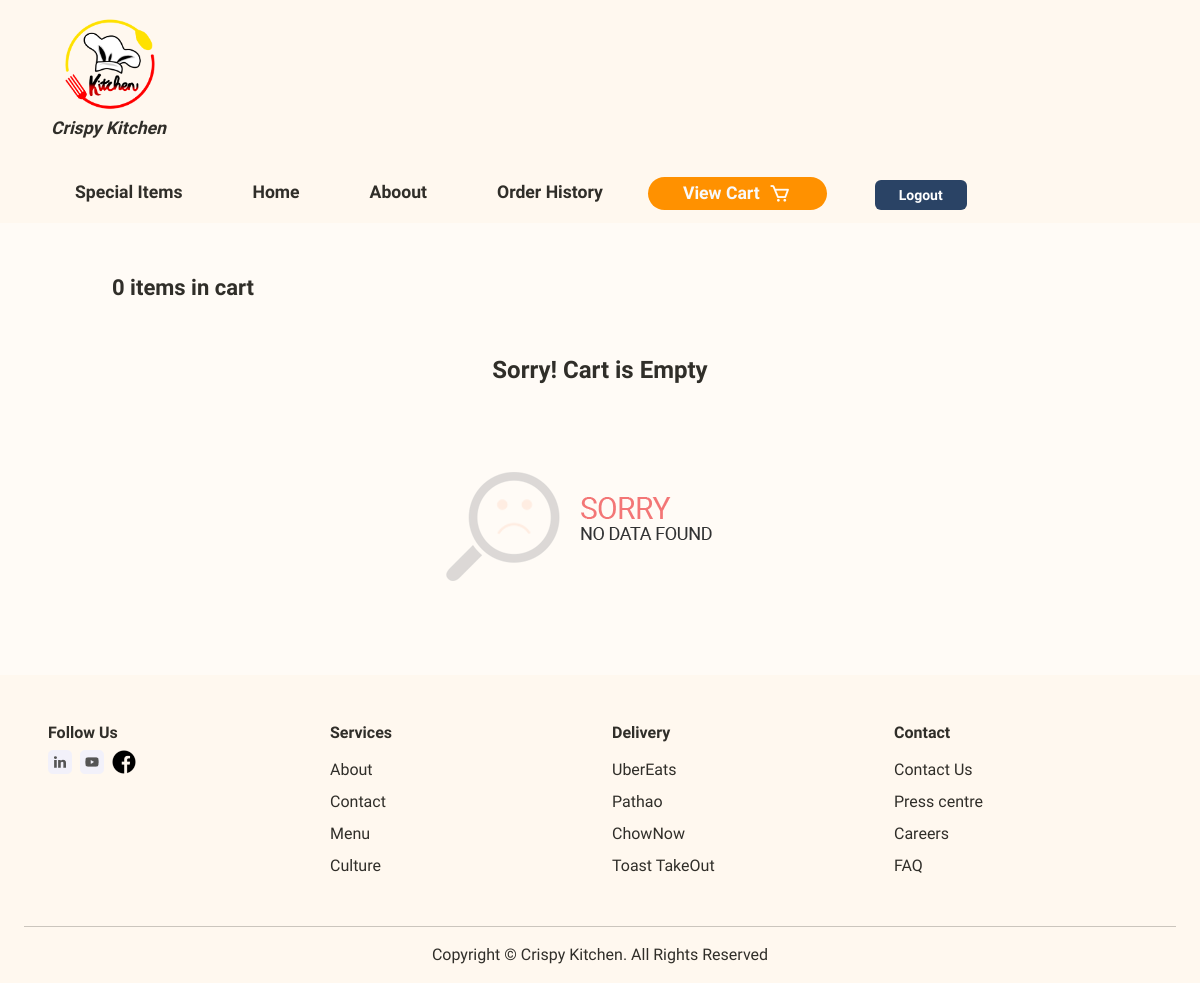
Page /cart_report/ (signed in) on the earlier database version.
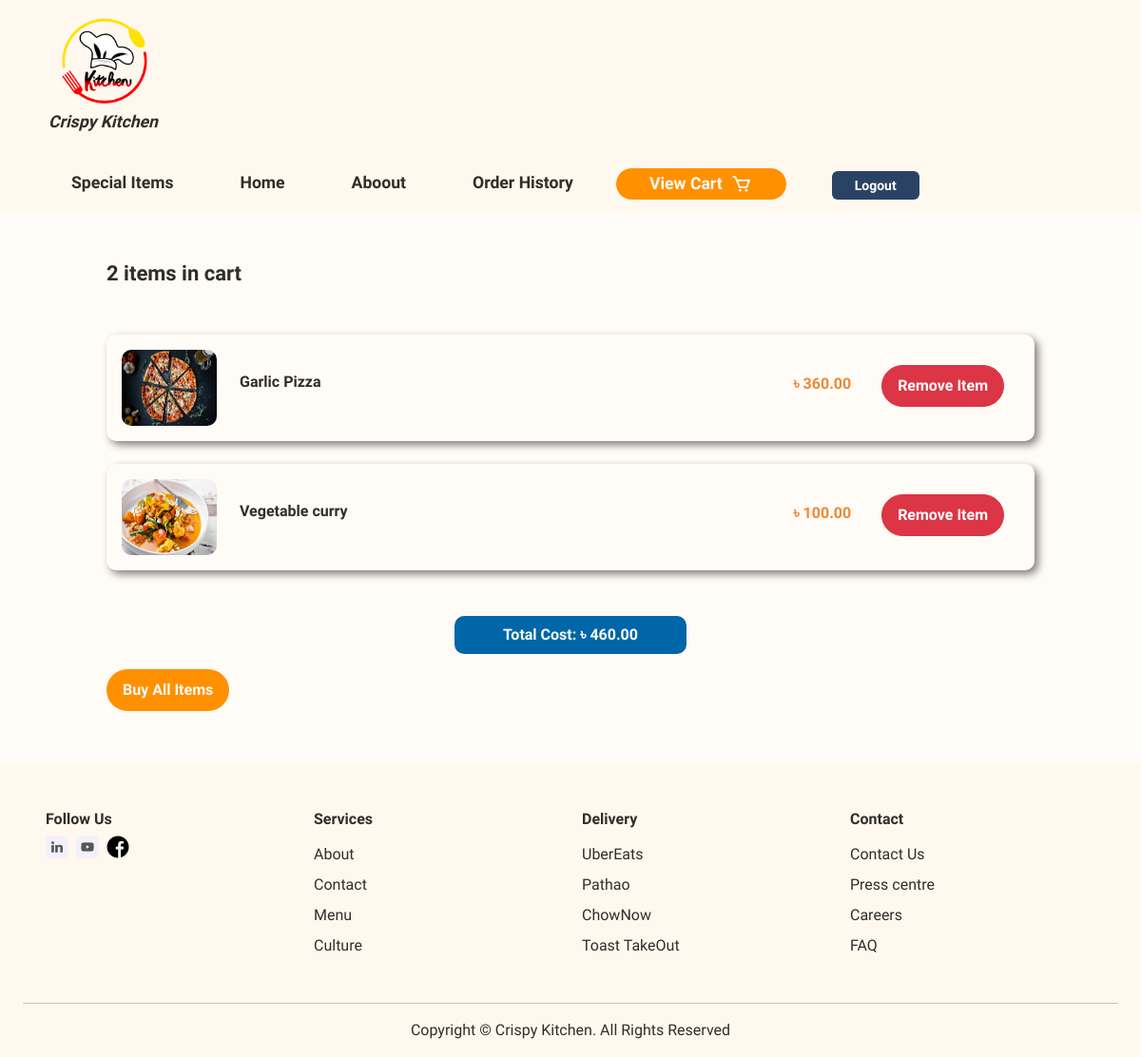
Same page on the later database version.
### user/models.py (models this page shows)
class Cart(models.Model):
    user = models.ForeignKey(User, on_delete=models.CASCADE)
    food = models.ForeignKey(Food, on_delete=models.CASCADE)
    food_price = models.DecimalField(max_digits=7, decimal_places=2, null=True, blank=True)

### food/models.py (models this page shows, shortened)
class Food(models.Model):
    name = models.CharField(max_length=60)
    price = models.DecimalField(max_digits=8, decimal_places=2)
    image = models.ImageField(upload_to='food/media/uploads')
    description = models.TextField()
    category = models.ManyToManyField(Category)
    is_special = models.BooleanField(default=False)
    discount_percentage = models.PositiveIntegerField(default=0)
    discount_price = models.DecimalField(max_digits=8, decimal_places=2,  null=True, blank=True)

### user/views.py (the view)
# urls.py: path('cart_report/', CartReport.as_view(), name='cart_report'),
class CartReport(LoginRequiredMixin, ListView):
    template_name = 'cart.html'
    model = Cart
    context_object_name = 'CartReport'
    def get_queryset(self):
        user = self.request.user
        queryset = Cart.objects.filter(user=user)
        return queryset
    def get_context_data(self, **kwargs):
        context = super().get_context_data(**kwargs)
        total_cost = 0
        for cart in context['CartReport']:
            if cart.food.discount_price is not None:
                total_cost += cart.food.discount_price
            else:
                total_cost += cart.food_price
        context['total_cost'] = total_cost
        return context

### user/templates/cart.html (shortened to what this page needs)
{% extends 'base.html' %}
{% load static %}
{% block content %}
  <div class="mt-5 container">
    <p class="mb-5 fw-bold" style="font-size: 22px;">{{CartReport | length}} items in cart</p>
    <div class="mb-5">
      {% for f in CartReport %}
      <div class="">
      <div class="mb-4">
          <div class="d-flex justify-content-between p-3" style="box-shadow: 4px 4px 8px gray; border-radius: 10px;">
            <div class="d-flex">
              <img src="{{f.food.image.url}}" class="" alt="{{f.name}}" style="width: 100px; height: 80px; border-radius: 10px;">
              <div><h5 class="card-title mt-4 fw-bold fs-6 ms-4">{{f.food.name}}</h5></div>
            </div>
            <div class="d-flex justify-content-between">
              {% if f.food.discount_price %}
                <p class="fw-bold mt-4 pe-3 text-orange-500 ms-5">৳ {{f.food.discount_price}}</p>
              {% else %}
                <p class="fw-bold mt-4 pe-3 text-orange-500 ms-5">৳ {{f.food_price}}</p>
              {% endif %}
                <div>
                  <a class="detail-btns btn btn-danger fw-bold mt-3 me-3 ms-3" href="{% url 'remove_cart' f.id %}">Remove Item</a>
                </div>
            </div>
          </div>
      </div>
      </div>
      {% endfor %}
    </div>
      {% if CartReport %}
        <p class="fw-bold w-25 m-auto p-2 text-light mb-3" style="text-align: center; background-color: #0066a7; border-radius: 10px;">Total Cost: ৳ {{total_cost}}</p>
        <a href="{% url 'order_food_cart' %}" class="detail-btns btn fw-bold mb-5 text-light" style="background: #ff9100;">Buy All Items</a>
      {% else %}
        <p style="text-align: center; font-size: 24px;" class="fw-bold mb-5">Sorry! Cart is Empty</p>
        <img src="{% static 'nodata.png' %}" alt="" class="m-auto pb-5">
      {% endif %}
    </div>
{% endblock %}

### food/templates/base.html (shortened to what this page needs)
{% load static %}
<!DOCTYPE html>
<html lang="en">
<head>
    <link href="https://cdn.jsdelivr.net/npm/bootstrap@5.3.2/dist/css/bootstrap.min.css" rel="stylesheet">
    <link href="https://unpkg.com/tailwindcss@^1.0/dist/tailwind.min.css" rel="stylesheet">
    <link rel="stylesheet" href="https://cdnjs.cloudflare.com/ajax/libs/font-awesome/4.7.0/css/font-awesome.min.css">
    <link rel="stylesheet" href="{% static 'css/food.css' %}">
    <link rel="stylesheet" href="https://unpkg.com/boxicons@latest/css/boxicons.min.css">
</head>
<body>
    <nav class="navbar" style="background-color: #fff8ef;">
        <a href="{% url 'home' %}"><img src="{% static 'logo.png' %}" alt="logo" class="logo"><p class="fst-italic fw-bold ms-3">Crispy Kitchen</p></a>
        <div class="w-full block flex-grow lg:flex lg:items-center lg:w-auto px-10">
            <a href="{% url 'specials' %}" class="block mt-4 lg:inline-block lg:mt-0 text-blue-900 hover:text-red-900 hover:font-black mr-4">
                Special Items
            </a>
            <a href="{% url 'home' %}" class="block mt-4 lg:inline-block lg:mt-0 text-blue-900 hover:text-red-900 hover:font-black mr-4">
                Home
            </a>
            <a href="{% url 'home' %}#about" class="block mt-4 lg:inline-block lg:mt-0 text-blue-900 hover:text-red-900 hover:font-black mr-4">
                Aboout
            </a>
            {% if request.user.is_authenticated %}
                <a href="{% url 'order_report' %}" class="block mt-4 lg:inline-block lg:mt-0 text-blue-900 hover:text-red-900 hover:font-black mr-4">
                    Order History
                </a>
                <div class="h-icons">
                    <a href="{% url 'cart_report' %}"><div class="d-flex gap-2"><p class="text-light">View Cart</p><i class='bx bx-cart' ></i></div></i></a>
                </div>
                <form method="post" action="{% url 'logout' %}">
                    <button class="ms-5 inline-block font-medium text-sm px-4 py-2
                    leading-none bg-blue-900 rounded text-white border-white hover:border-transparent
                    hover:text-dark hover:bg-red-700 mt-4 lg:mt-0 fw-bold">Logout</button>
                </form>
            {% endif %}
        </div>
    </nav>
    {% block content %}
    {% endblock %}
    <footer>
        <div class="row px-5 pt-5 pb-3 justify-content-center mt-5" style="background-color: #fff8ef;">
            <div class="col-md-3">
                <h5 class="fw-bold">Follow Us</h5>
                <div class="icons d-flex gap-2 mt-2">
                    <img src="{% static 'LinkedIn.png' %}" alt="">
                    <img src="{% static 'YouTube.png' %}" alt="">
                    <img src="{% static 'fb.png' %}" alt="" style="width: 24px; height: 24px;">
                </div>
            </div>
            <div class="col-md-3">
                <h5 class="foot-ttl fw-bold mb-3">Services</h5>
                <li>About</li>
                <li class="mt-2">Contact</li>
                <li class="mt-2">Menu</li>
                <li class="mt-2">Culture</li>
            </div>
            <div class="col-md-3">
                <h5 class="foot-ttl fw-bold mb-3">Delivery</h5>
                <li>UberEats</li>
                <li class="mt-2">Pathao</li>
                <li class="mt-2">ChowNow</li>
                <li class="mt-2">Toast TakeOut</li>
            </div>
            <div class="col-md-3">
                <h5 class="foot-ttl fw-bold mb-3">Contact</h5>
                <li>Contact Us</li>
                <li class="mt-2">Press centre</li>
                <li class="mt-2">Careers</li>
                <li class="mt-2">FAQ</li>
            </div>
            <hr class="mt-5">
            <p class="text-center mt-3">Copyright © Crispy Kitchen. All Rights Reserved </p>
        </div>
    </footer>
</body>
</html>

### static/css/food.css (style rules this page uses)
* { padding: 0; margin: 0; box-sizing: border-box; font-family: 'Raleway', sans-serif; text-decoration: none; list-style: none; scroll-behavior: smooth; }
:root { --text-color: #302e29; --main-color: #ff9100; --second-color: #858585; --bg-color: #fffbf6; --big-font: 4.5rem; --h2-font: 2.6rem; --p-font: 1.1rem; }
body { background: var(--bg-color); color: var(--text-color); }
.navbar { display: flex; }
.navbar a { color: var(--text-color); font-size: var(--p-font); font-weight: 600; padding: 5px 10px; margin: 2px 25px; border-bottom: 2px solid transparent; transition: all .38s ease; }
.h-icons { display: flex; align-items: center; background: var(--main-color); border-radius: 5rem; height: 33px; margin-top: 22px; margin-left: 10px; padding-top: 2px; }
.h-icons i { font-size: 22px; color: var(--bg-color); margin: 1px; margin-top: 2px; }
.logo { width: 100px; height: 100px; margin-left: 25px; }
.container { margin-top: 50px; width: 1000px; margin-bottom: -40px; }
.detail-btns { border-radius: 5rem; padding: 9px 16px; }

Differences in the rows shown:
added Cart: food.image (picture), food.name "Garlic Pizza", food.discount_price "360.00"
added Cart: food.image (picture), food.name "Vegetable curry", food_price "100.00"
Other differences:
{{ CartReport | length }}: "0" → "2"
{{ total_cost }}: (not shown) → "460.00"
text no longer shown: "Sorry! Cart is Empty"
text now shown: "Total Cost: ৳ Buy All Items"
